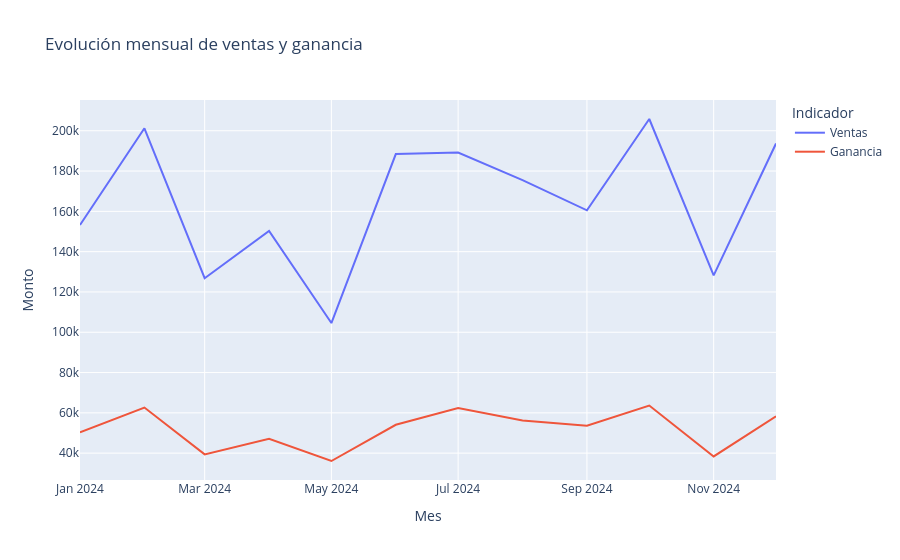
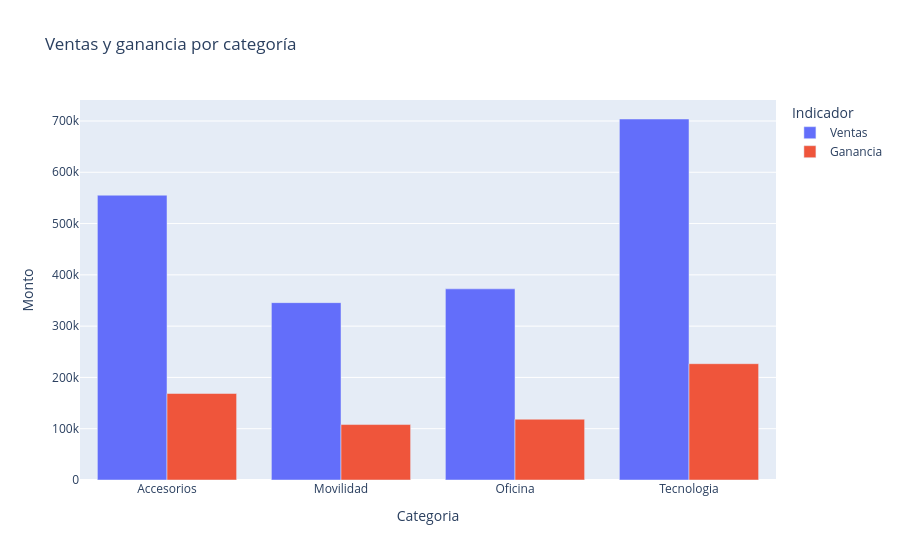
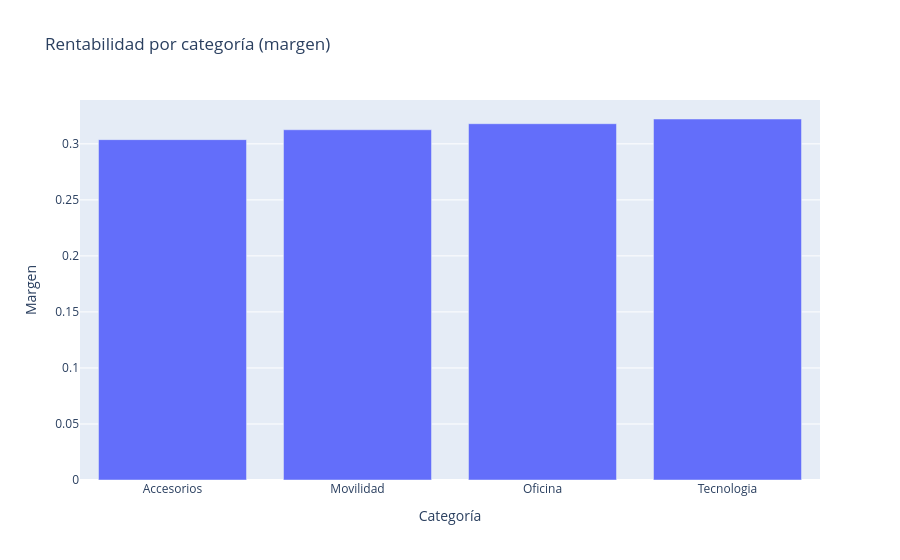
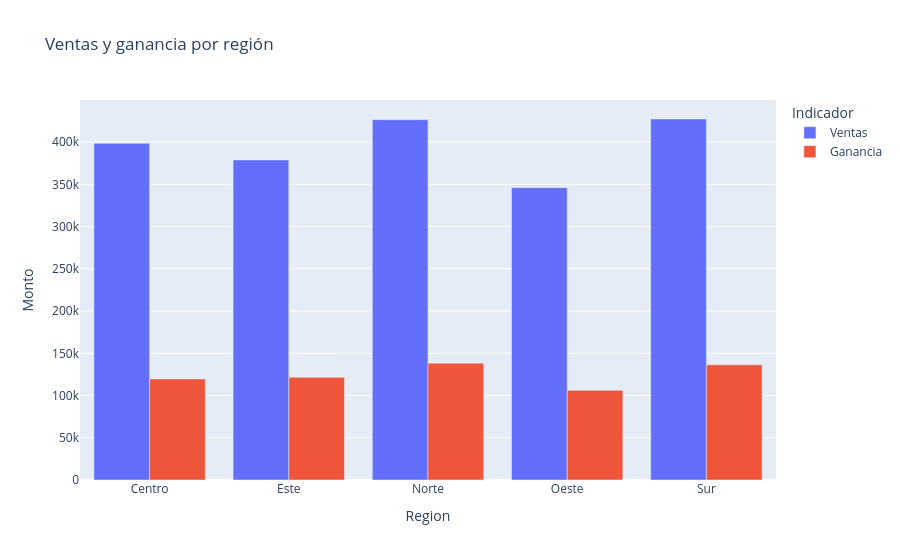

The notebook cell saved with these charts, in order:
### Code cell
# ETAPA 5 — VISUALIZACIONES INTERACTIVAS

import plotly.express as px

# Gráfico 1: evolución mensual de ventas y ganancia
fig_ventas = px.line(
    resumen_mensual,
    x='Mes',
    y=['Ventas', 'Ganancia'],
    title='Evolución mensual de ventas y ganancia',
    labels={'value': 'Monto', 'variable': 'Indicador', 'Mes': 'Mes'}
)
fig_ventas.show()

# Gráfico 2: ventas y ganancia por categoría
fig_cat = px.bar(
    resumen_categoria,
    x='Categoria',
    y=['Ventas', 'Ganancia'],
    barmode='group',
    title='Ventas y ganancia por categoría',
    labels={'value': 'Monto', 'variable': 'Indicador'}
)
fig_cat.show()

# Gráfico 3: margen por categoría
fig_margin_cat = px.bar(
    resumen_categoria,
    x='Categoria',
    y='Margen',
    title='Rentabilidad por categoría (margen)',
    labels={'Margen': 'Margen', 'Categoria': 'Categoría'}
)
fig_margin_cat.show()

# Gráfico 4: ventas y margen por región
fig_region = px.bar(
    resumen_region,
    x='Region',
    y=['Ventas', 'Ganancia'],
    barmode='group',
    title='Ventas y ganancia por región',
    labels={'value': 'Monto', 'variable': 'Indicador'}
)
fig_region.show()

# Gráfico 5: relación entre ventas, costo y ganancia
fig_rel = px.scatter(
    ventas_clean,
    x='Ventas',
    y='Ganancia',
    size='Costo',
    color='Categoria',
    title='Relación entre ventas, costo y ganancia',
    labels={'Ventas': 'Ventas', 'Ganancia': 'Ganancia', 'Costo': 'Costo'}
)
fig_rel.show()

# Gráfico 6: impacto de descuentos sobre el margen
fig_desc = px.scatter(
    ventas_clean,
    x='Descuentos',
    y='Margen',
    color='Categoria',
    size='Ventas',
    title='Impacto de los descuentos sobre el margen',
    labels={'Descuentos': 'Descuentos', 'Margen': 'Margen', 'Ventas': 'Ventas'}
)
fig_desc.show()

# Gráfico 7: ticket promedio por categoría
fig_ticket = px.bar(
    ventas_clean.groupby('Categoria')['Ticket_Promedio'].mean().reset_index(),
    x='Categoria',
    y='Ticket_Promedio',
    title='Ticket promedio por categoría',
    labels={'Ticket_Promedio': 'Ticket promedio', 'Categoria': 'Categoría'}
)
fig_ticket.show()

### Figure 1 — Plotly figure (JSON) as saved in the notebook; plotly's stock layout.template omitted (floating-point values rounded to 4 significant figures)
{"data": [{"hovertemplate": "Indicador=Ventas<br>Mes=%{x}<br>Monto=%{y}<extra></extra>", "legendgroup": "Ventas", "line": {"color": "#636efa", "dash": "solid"}, "marker": {"symbol": "circle"}, "mode": "lines", "name": "Ventas", "orientation": "v", "showlegend": true, "type": "scatter", "x": ["2024-01", "2024-02", "2024-03", "2024-04", "2024-05", "2024-06", "2024-07", "2024-08", "2024-09", "2024-10", "2024-11", "2024-12"], "xaxis": "x", "y": [153200.0, 201200.0, 126800.0, 150300.0, 104600.0, 188500.0, 189200.0, 175500.0, 160500.0, 205800.0, 128200.0, 193700.0], "yaxis": "y"}, {"hovertemplate": "Indicador=Ganancia<br>Mes=%{x}<br>Monto=%{y}<extra></extra>", "legendgroup": "Ganancia", "line": {"color": "#EF553B", "dash": "solid"}, "marker": {"symbol": "circle"}, "mode": "lines", "name": "Ganancia", "orientation": "v", "showlegend": true, "type": "scatter", "x": ["2024-01", "2024-02", "2024-03", "2024-04", "2024-05", "2024-06", "2024-07", "2024-08", "2024-09", "2024-10", "2024-11", "2024-12"], "xaxis": "x", "y": [50280.0, 62640.0, 39390.0, 47130.0, 36100.0, 54070.0, 62370.0, 56220.0, 53570.0, 63620.0, 38360.0, 58290.0], "yaxis": "y"}], "layout": {"legend": {"title": {"text": "Indicador"}, "tracegroupgap": 0}, "title": {"text": "Evolución mensual de ventas y ganancia"}, "xaxis": {"anchor": "y", "domain": [0, 1], "title": {"text": "Mes"}}, "yaxis": {"anchor": "x", "domain": [0, 1], "title": {"text": "Monto"}}}}

### Figure 2 — Plotly figure (JSON) as saved in the notebook; plotly's stock layout.template omitted (floating-point values rounded to 4 significant figures)
{"data": [{"alignmentgroup": "True", "hovertemplate": "Indicador=Ventas<br>Categoria=%{x}<br>Monto=%{y}<extra></extra>", "legendgroup": "Ventas", "marker": {"color": "#636efa", "pattern": {"shape": ""}}, "name": "Ventas", "offsetgroup": "Ventas", "orientation": "v", "showlegend": true, "textposition": "auto", "type": "bar", "x": ["Accesorios", "Movilidad", "Oficina", "Tecnologia"], "xaxis": "x", "y": [555300.0, 345800.0, 372700.0, 703900.0], "yaxis": "y"}, {"alignmentgroup": "True", "hovertemplate": "Indicador=Ganancia<br>Categoria=%{x}<br>Monto=%{y}<extra></extra>", "legendgroup": "Ganancia", "marker": {"color": "#EF553B", "pattern": {"shape": ""}}, "name": "Ganancia", "offsetgroup": "Ganancia", "orientation": "v", "showlegend": true, "textposition": "auto", "type": "bar", "x": ["Accesorios", "Movilidad", "Oficina", "Tecnologia"], "xaxis": "x", "y": [168700.0, 108100.0, 118500.0, 226800.0], "yaxis": "y"}], "layout": {"barmode": "group", "legend": {"title": {"text": "Indicador"}, "tracegroupgap": 0}, "title": {"text": "Ventas y ganancia por categoría"}, "xaxis": {"anchor": "y", "domain": [0, 1], "title": {"text": "Categoria"}}, "yaxis": {"anchor": "x", "domain": [0, 1], "title": {"text": "Monto"}}}}

### Figure 3 — Plotly figure (JSON) as saved in the notebook; plotly's stock layout.template omitted (floating-point values rounded to 4 significant figures)
{"data": [{"hovertemplate": "Categoría=%{x}<br>Margen=%{y}<extra></extra>", "legendgroup": "", "marker": {"color": "#636efa", "pattern": {"shape": ""}}, "name": "", "orientation": "v", "showlegend": false, "textposition": "auto", "type": "bar", "x": ["Accesorios", "Movilidad", "Oficina", "Tecnologia"], "xaxis": "x", "y": [0.3038, 0.3126, 0.318, 0.3222], "yaxis": "y"}], "layout": {"barmode": "relative", "legend": {"tracegroupgap": 0}, "title": {"text": "Rentabilidad por categoría (margen)"}, "xaxis": {"anchor": "y", "domain": [0, 1], "title": {"text": "Categoría"}}, "yaxis": {"anchor": "x", "domain": [0, 1], "title": {"text": "Margen"}}}}

### Figure 4 — Plotly figure (JSON) as saved in the notebook; plotly's stock layout.template omitted (floating-point values rounded to 4 significant figures)
{"data": [{"alignmentgroup": "True", "hovertemplate": "Indicador=Ventas<br>Region=%{x}<br>Monto=%{y}<extra></extra>", "legendgroup": "Ventas", "marker": {"color": "#636efa", "pattern": {"shape": ""}}, "name": "Ventas", "offsetgroup": "Ventas", "orientation": "v", "showlegend": true, "textposition": "auto", "type": "bar", "x": ["Centro", "Este", "Norte", "Oeste", "Sur"], "xaxis": "x", "y": [398600.0, 378900.0, 426600.0, 346100.0, 427400.0], "yaxis": "y"}, {"alignmentgroup": "True", "hovertemplate": "Indicador=Ganancia<br>Region=%{x}<br>Monto=%{y}<extra></extra>", "legendgroup": "Ganancia", "marker": {"color": "#EF553B", "pattern": {"shape": ""}}, "name": "Ganancia", "offsetgroup": "Ganancia", "orientation": "v", "showlegend": true, "textposition": "auto", "type": "bar", "x": ["Centro", "Este", "Norte", "Oeste", "Sur"], "xaxis": "x", "y": [119600.0, 121500.0, 138300.0, 106200.0, 136400.0], "yaxis": "y"}], "layout": {"barmode": "group", "legend": {"title": {"text": "Indicador"}, "tracegroupgap": 0}, "title": {"text": "Ventas y ganancia por región"}, "xaxis": {"anchor": "y", "domain": [0, 1], "title": {"text": "Region"}}, "yaxis": {"anchor": "x", "domain": [0, 1], "title": {"text": "Monto"}}}}
